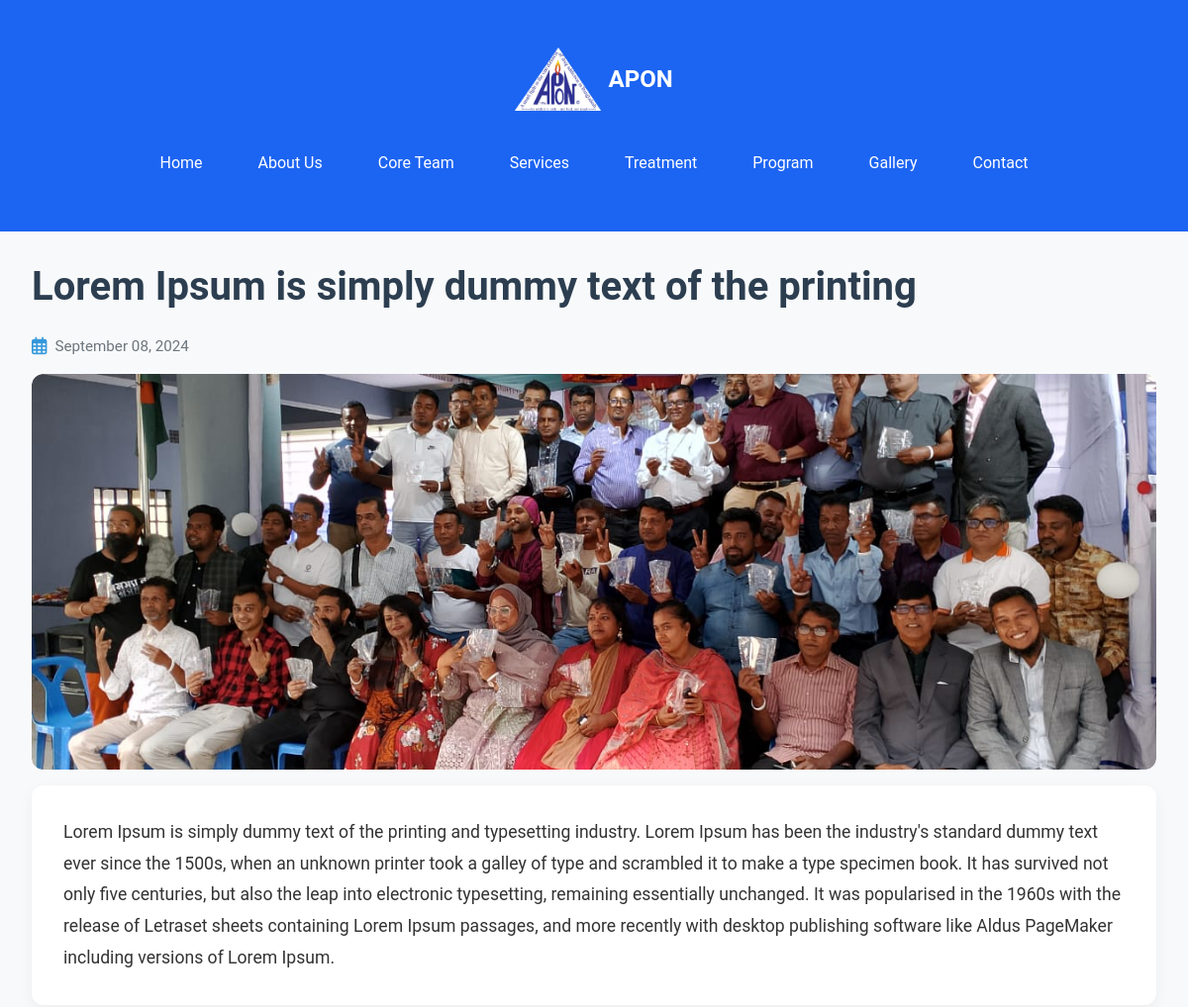
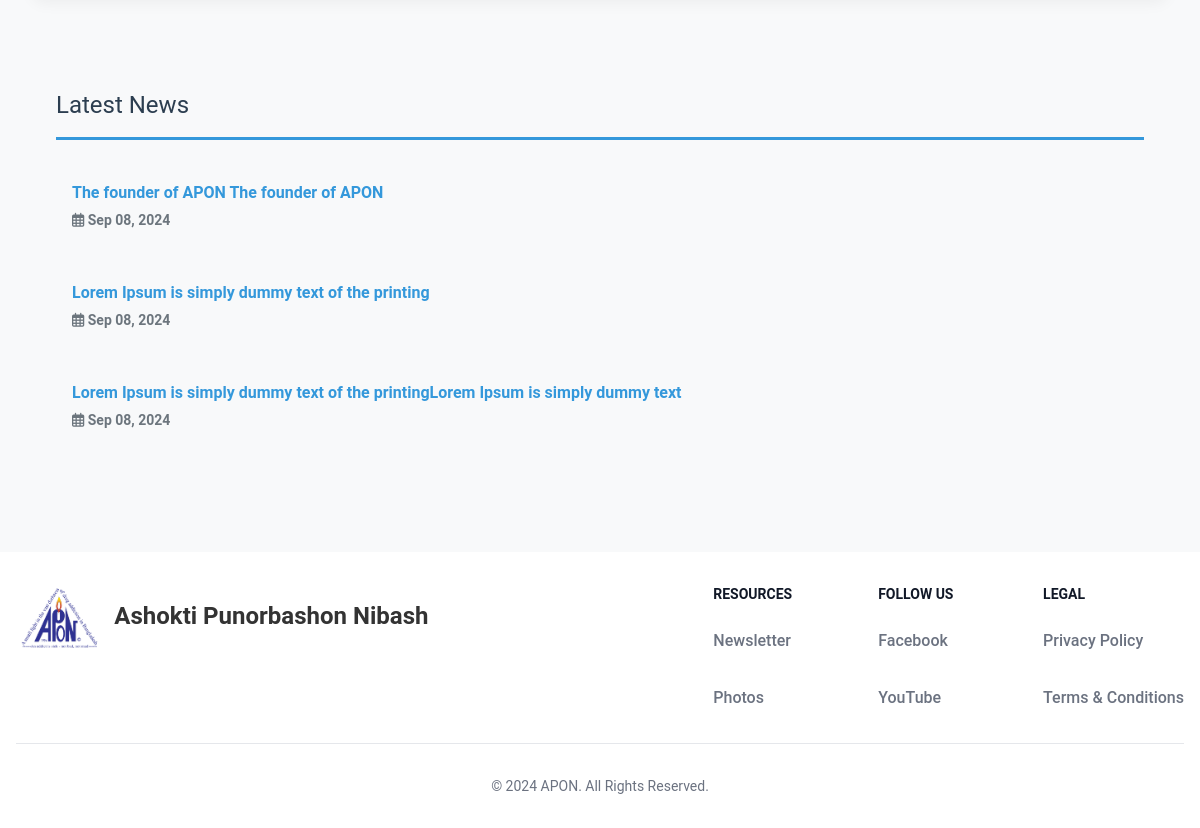
/1/, run on the app's committed database (2 pictures, top to bottom).
### home/models.py (models this page shows, shortened)
class NewsArticle(models.Model):
    title = models.CharField(max_length=200)
    short_description = models.TextField()
    full_description = models.TextField()
    image = models.ImageField(upload_to='news_images/')
    published_date = models.DateField()

### home/views.py (the view)
# urls.py: path('<int:pk>/', views.news_detail, name='news_detail'),
def news_detail(request, pk):
    news_article = get_object_or_404(NewsArticle, pk=pk)
    latest_news = NewsArticle.objects.exclude(pk=pk).order_by('-published_date')[:5]
    return render(request, 'home/news_detail.html', {'news_article': news_article, 'latest_news': latest_news})

### home/templates/home/news_detail.html (shortened to what this page needs)
{% extends 'base.html' %}
{% load static %}
{% block extra_css %}
<link rel="stylesheet" href="https://cdnjs.cloudflare.com/ajax/libs/font-awesome/6.4.0/css/all.min.css">
{% endblock %}
{% block content %}
<div class="container">
  <main class="main-content">
    <h1 class="display-4">{{ news_article.title }}</h1>
    <div class="published-date">
      <i class="far fa-calendar-alt"></i>
      <span>{{ news_article.published_date|date:"F d, Y" }}</span>
    </div>
    <div class="card main-image-card">
      <img src="{{ news_article.image.url }}" class="card-img-top" alt="News Image">
    </div>
    <div class="news-content mb-4">
      <p>{{ news_article.full_description }}</p>
    </div>
  </main>
  <aside class="sidebar">
  <div class="card">
    <div class="card-body">
      <h2 class="latest-news-title">Latest News</h2>
      <ul class="list-unstyled">
        {% for article in latest_news %}
        <li class="latest-news-item">
          <a href="{% url 'home:news_detail' article.pk %}" class="text-primary d-flex align-items-center">
            <div>
              <h6 class="mb-1">{{ article.title }}</h6>
              <p class="text-muted small mb-0">
                <i class="far fa-calendar-alt"></i>
                {{ article.published_date|date:"M d, Y" }}
              </p>
            </div>
          </a>
        </li>
        {% endfor %}
      </ul>
    </div>
  </div>
</aside>
</div>
{% endblock %}

### home/templates/base.html (style rules this page uses)
body, html { margin: 0; padding: 0; height: 100%; }
main { flex-grow: 1; }

### home/templates/home/news_detail.html (style rules this page uses)
:root { --primary-color: #3498db; --secondary-color: #2c3e50; --background-color: #f8f9fa; --text-color: #333; --muted-color: #6c757d; --sidebar-width: 340px; }
body { font-family: 'Roboto', sans-serif; line-height: 1.6; color: var(--text-color); background-color: var(--background-color); }
.container { max-width: 1400px; margin: 0 auto; padding: 2rem; display: flex; gap: 2rem; }
.main-content { flex: 1; max-width: calc(100% - var(--sidebar-width) - 2rem); }
.sidebar { width: var(--sidebar-width); position: sticky; top: 2rem; align-self: flex-start; }
.display-4 { font-size: 2.5rem; font-weight: 700; color: var(--secondary-color); margin-bottom: 1.5rem; line-height: 1.2; }
.card { margin-bottom: 2rem; border-radius: 12px; overflow: hidden; transition: box-shadow 0.3s ease, transform 0.3s ease; }
.main-image-card { position: relative; }
.card-img-top { width: 100%; height: auto; object-fit: cover; }
.card-body { padding: 1.5rem; }
.text-primary { color: var(--primary-color); font-weight: 600; text-decoration: none; transition: color 0.3s ease; }
.text-muted { color: var(--muted-color); }
.small { font-size: 0.875rem; }
.mb-4 { margin-bottom: 2rem; }
.list-unstyled { list-style: none; padding: 0; margin: 0; }
.news-content { font-size: 1.1rem; line-height: 1.8; background-color: white; padding: 2rem; border-radius: 12px; box-shadow: 0 5px 15px rgba(0, 0, 0, 0.05); }
.latest-news-title { font-size: 1.5rem; color: var(--secondary-color); border-bottom: 3px solid var(--primary-color); padding-bottom: 0.75rem; margin-bottom: 1.5rem; }
.latest-news-item { transition: all 0.3s ease; padding: 1rem; border-radius: 8px; margin-bottom: 1rem; }
.published-date { display: flex; align-items: center; color: var(--muted-color); font-size: 0.95rem; margin-top: 1rem; margin-bottom: 1rem; }
.published-date i { color: var(--primary-color); margin-right: 0.5rem; font-size: 1.1rem; }
.main-image-card { position: relative; margin-bottom: 1rem; }
.landscape-image { width: 100%; height: 400px; object-fit: cover; border-radius: 10px; margin: 0 auto; box-shadow: 0 5px 15px rgba(0, 0, 0, 0.1); }
@media (max-width: 1200px) { .container { flex-direction: column; } }
@media (max-width: 1200px) { .main-content { max-width: 100%; } }
@media (max-width: 1200px) { .sidebar { width: 100%; position: static; } }

### data on the page
NewsArticle: title "Lorem Ipsum is simply dummy text of the printing", published_date "September 08, 2024", image (picture), full_description "Lorem Ipsum is simply dummy text of the printing and typesetting industry. Lorem Ipsum has been the industry's standard dummy text ever since the 1500s, when an unknown printer took a galley of type and scrambled it to make a type specimen book. It has survived not only five centuries, but also the leap into electronic typesetting, remaining essentially unchanged. It was popularised in the 1960s with the release of Letraset sheets containing Lorem Ipsum passages, and more recently with desktop publishing software like Aldus PageMaker including versions of Lorem Ipsum."
NewsArticle: title "The founder of APON The founder of APON", published_date "Sep 08, 2024"
NewsArticle: title "Lorem Ipsum is simply dummy text of the printing", published_date "Sep 08, 2024"
NewsArticle: title "Lorem Ipsum is simply dummy text of the printingLorem Ipsum is simply dummy text", published_date "Sep 08, 2024"
